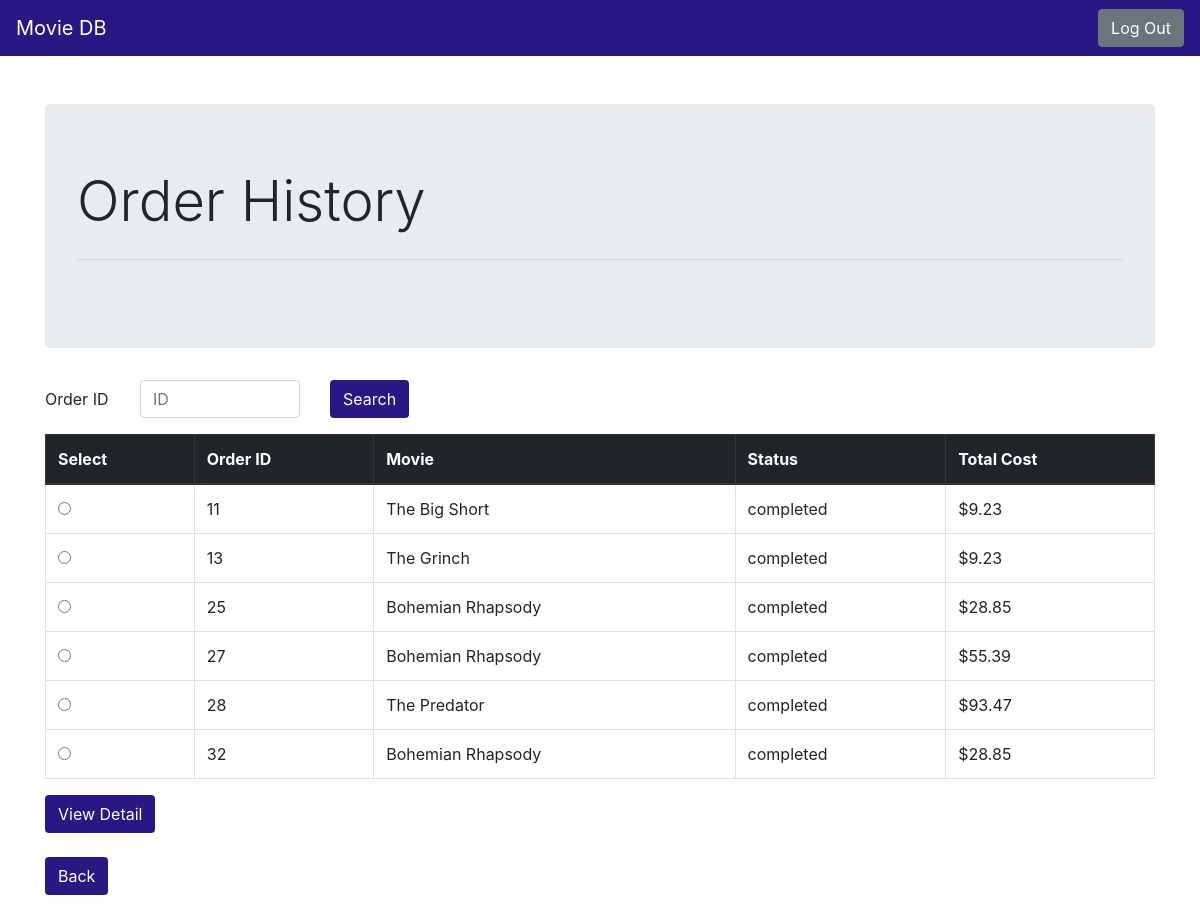
/order_history (signed in), run on the app's committed database.
### tables this page shows
CREATE TABLE ORDERS (
  order_ID integer primary key autoincrement,
  o_date date not null,
  senior_tickets int not null,
  child_tickets int not null,
  adult_tickets int not null,
  total_tickets int not null,
  o_time time not null,
  status varchar[30],
  card_number int not null,
  username varchar[30] not null,
  title varchar[100] not null,
  theater_id int not null,
  constraint ORDERCARD foreign key(card_number) references PAYMENT_INFO(card_no) on delete set null on update cascade,
  constraint ORDERUSER foreign key(username) references CUSTOMER(username) on delete set null on update cascade,
  constraint ORDERTITLE foreign key(title) references MOVIE(title) on delete set null on update cascade,
  constraint ORDERTHEATER foreign key(theater_id) references THEATER(theater_id) on delete set null on update cascade
);

### p3.py (the view)
@app.route('/order_history', methods=['GET', 'POST'])
def order_history():
    db = get_db()
    cur = db.execute('select order_ID, title, status, adult_tickets, senior_tickets, child_tickets from ORDERS where username=?;',[session.get('user')])
    orders = cur.fetchall()
    cur = db.execute('select child_discount as disc from SYSTEM_INFO where child_discount is not null;')
    c = cur.fetchone()
    cur = db.execute('select senior_discount as disc from SYSTEM_INFO where senior_discount is not null;')
    s = cur.fetchone()
    o = []
    cur = db.execute('select cancellation_fee from SYSTEM_INFO where cancellation_fee is not null;')
    fee = cur.fetchone()
    for order in orders:
        total = round((int(order['adult_tickets'])*11.54)+(int(order['child_tickets'])*11.54*c['disc'])+(int(order['senior_tickets'])*11.54*s['disc']),2)
        if order['status'] == 'cancelled':
            total = total - int(fee['cancellation_fee'])
        o.append({'order_ID':order['order_ID'], 'title':order['title'], 'status':order['status'], 'total':total})
    return render_template('order_history.html', orders=o, c=c, s=s)

### p3.py (called while the page is built)
def connect_db():
    rv = sqlite3.connect(app.config['DATABASE'])
    rv.row_factory = sqlite3.Row
    return rv

def get_db():
    if not hasattr(g, 'sqlite_db'):
        g.sqlite_db = connect_db()
    return g.sqlite_db

### templates/order_history.html (shortened to what this page needs)
{% extends "navbar.html" %}
{% block body %}
<div class="container">
  <div class="jumbotron">
    <h1 class="display-4">Order History</h1>
    <hr class="my-4">
  </div>
  {% if not orders %}
  <h2>You havent placed any orders yet</h2>
  {% else %}
  <form action="{{ url_for('order_detail') }}" method=post>
    <div class="form-group row">
      <label for="search" class="col-sm-1 col-form-label">Order ID</label>
      <div class="col-sm-2">
        <input type="number" class="form-control" id="search" name="search" placeholder="ID">
      </div>
      <div class="col-sm-1">
        <button type="submit" class="btn" style="background-color: #291784; color: #FFFFFF;">Search</button>
      </div>
    </div>
  </form>
  <form action="{{ url_for('order_detail') }}" method=post>
    <table class="table table-bordered">
      <thead class="thead-dark">
        <tr>
          <th scope="col">Select</th>
          <th scope="col">Order ID</th>
          <th scope="col">Movie</th>
          <th scope="col">Status</th>
          <th scope="col">Total Cost</th>
        </tr>
      </thead>
      <tbody>
        {% for order in orders %}
        <tr>
          <th scope="row">
            <div style="padding-left: 20px">
              <input type="radio" class="form-check-input" name="search" id="search" value="{{ order.order_ID }}">
            </div>
          </th>
          <td>{{ order.order_ID }}</td>
          <td>{{ order.title }}</td>
          <td>{{ order.status }}</td>
          <td>${{ order.total }}</td>
        </tr>
        {% endfor %}
      </tbody>
    </table>
    <button type="submit" class="btn" style="background-color: #291784; color: #FFFFFF;">View Detail</button>
  </form>
  <br>
  <a href="{{ url_for('me') }}" class="btn" role="button" aria-pressed="true"
    style="background-color: #291784; color: #FFFFFF;">Back</a>
  <br><br><br>
  {% endif %}
</div>
{% endblock %}

### data on the page
ORDERS: order_ID "11", title "The Big Short", status "completed", total "9.23"
ORDERS: order_ID "13", title "The Grinch", status "completed", total "9.23"
ORDERS: order_ID "25", title "Bohemian Rhapsody", status "completed", total "28.85"
ORDERS: order_ID "27", title "Bohemian Rhapsody", status "completed", total "55.39"
ORDERS: order_ID "28", title "The Predator", status "completed", total "93.47"
ORDERS: order_ID "32", title "Bohemian Rhapsody", status "completed", total "28.85"
